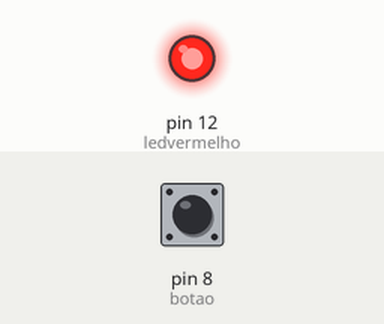
This sketch was run on a simulated Arduino Uno, built with avr-gcc and run on an emulated ATmega328P. Shown: output pins drawn as LEDs (lit = HIGH). The inputs (shaded band) are chosen by the test bench; at power-on: pin 8 (botao) HIGH.

Above: at 1.2 s.
1.3 s: pin 8 (botao) pulled LOW for 0.15 s
At 1.37 s:
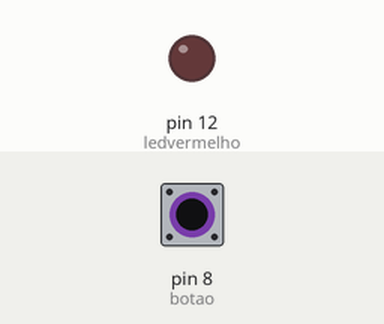
2.9 s: pin 8 (botao) pulled LOW for 3.2 s
At 6.5 s:
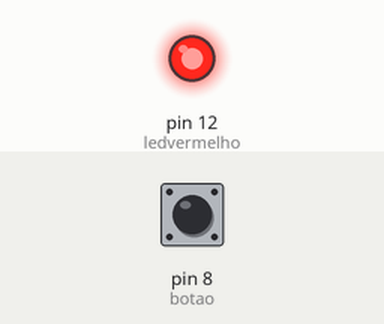
Timing chart, 0 to 8.0 s (numbered marks = the images above; inputs shaded):
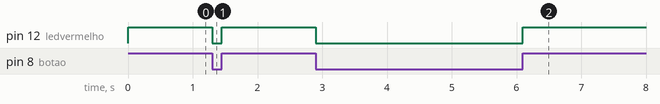

Measured:
- after the input at 1.3 s, pin 12 (ledvermelho): HIGH → LOW at once, → HIGH 0.15 s later
- after the input at 2.9 s, pin 12 (ledvermelho): HIGH → LOW at once, → HIGH 3.2 s later

The sketch:

sketch.ino
```cpp
const int ledvermelho = 12;
const int botao = 8;

int botao2 = 0;

void setup() {
  pinMode(ledvermelho, OUTPUT);
  pinMode(botao, INPUT);
}

void loop() {
  botao2 = digitalRead(botao);
  if (botao2 == HIGH) {
    digitalWrite(ledvermelho, HIGH);
  } else {
    digitalWrite(ledvermelho, LOW);
  }
}
```
